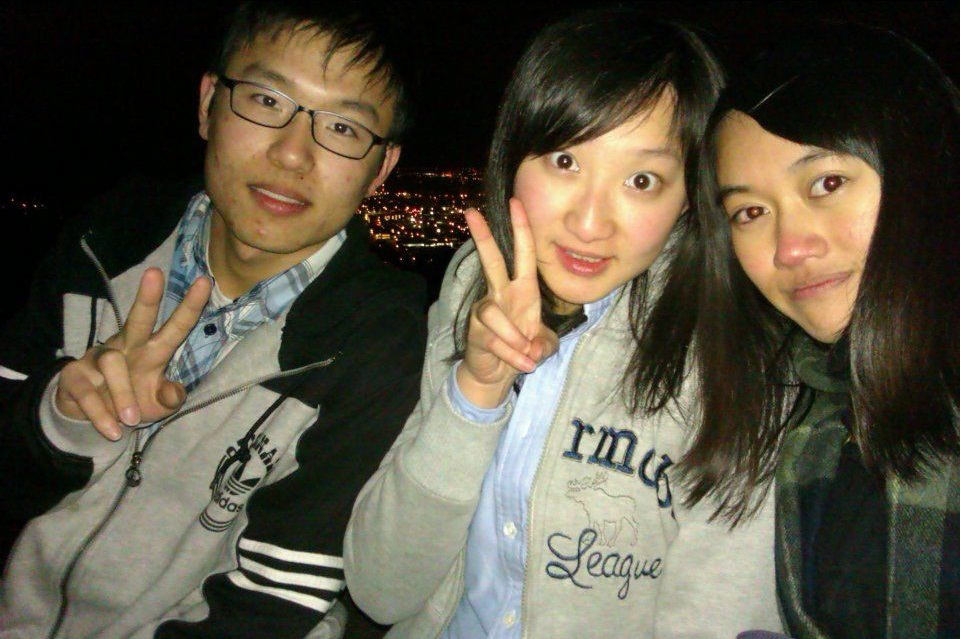
#> input picture P5/AnnieYukiTim.bmp, 961 x 639 px
$ python p5.py
#> lines starting #> are read from the running program, lines starting #| are printed output that depends on the picture
#code reference: http://code.google.com/p/pymeanshift/wiki/Examples

import cv2
import numpy as np
import pymeanshift as pms


def data(p, l):
	#p = pixel label value
	#l = labelthat we are cheking against
	#potts model:
	c = 3  #the penalty for missing the pixel label.
	if (p-l != 0):
		return c
	return 0

def smoothness(fp, fq):
	#fp = current pixel label
	#fq = label right next to us
	#potts model:
	c = 3  #the penalty for missing the pixel label.
	if (fp-fq != 0):
		return c
	return 0
def allEnergy(fp, segmented):
	energy = 0
	energyu = 0
	energyd = 0
	energyl = 0
	energyr = 0
	if (fp[0]>0 and fp[0]<len(segmented[1])-1):
		if (fp[1]>0 and fp[1]<len(segmented)-1):
			energy += data(segmented[fp[0]][fp[1]],segmented[fp[0]][fp[1]])
			energyu = smoothness(segmented[fp[0]][fp[1]], segmented[fp[0]-1][fp[1]])  #towards up
			energyd = smoothness(segmented[fp[0]][fp[1]], segmented[fp[0]+1][fp[1]])	 #towards down
			energyl = smoothness(segmented[fp[0]][fp[1]], segmented[fp[0]][fp[1]-1])  #towards left
			energyr = smoothness(segmented[fp[0]][fp[1]], segmented[fp[0]][fp[1]+1])  #towards right
	e = [energyu,energyd,energyr,energyl]
	pos = e.index(max(e));
	energy += energyu+energyd+energyr+energyl
	return (energy, pos)

original_image = cv2.imread("AnnieYukiTim.bmp")
#> original_image is the input picture: shape (639, 961, 3); mean B, G, R 68.8, 84.5, 90.5
original_image = cv2.resize(original_image, None, fx = 0.4, fy = 0.4, interpolation = cv2.INTER_CUBIC)
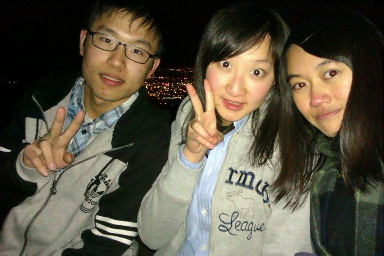
#> original_image: shape (256, 384, 3); mean B, G, R 68.6, 84.3, 90.4

#> (the run stopped early here; a loop or call above may not have finished)
